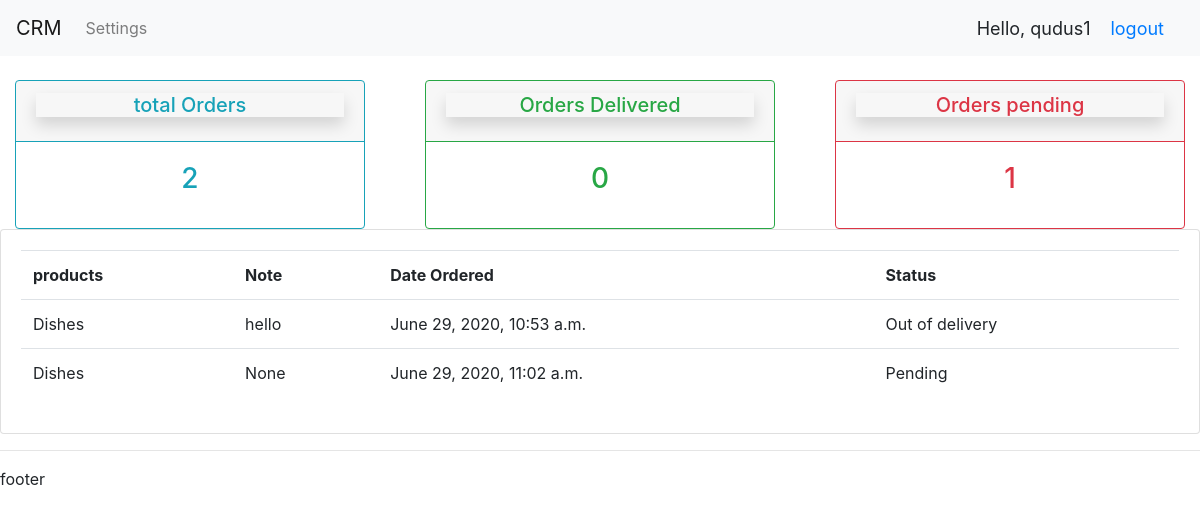
Screenshot of /user/ (signed in) with the database file from the repository.
### accounts/models.py (models this page shows, shortened)
class Order(models.Model):
    STATUS= (
        ('Pending', 'pending'),
        ('Out of delivery','Out of delivery'),
        ('Delivered','Delivered')
        )
    Customer = models.ForeignKey(Customer, null=True, on_delete=models.SET_NULL)
    Product = models.ForeignKey(Product, null=True, on_delete=models.SET_NULL)
    date_created = models.DateTimeField(auto_now_add=True, null=True)
    status = models.CharField(max_length=200, null=True, choices=STATUS)
    note = models.CharField(max_length=1000, null=True)

class Product(models.Model):
    CATEGOTY=(
        ('Indoor', 'Indoor'),
        ('Out Door', 'Out Door')
    )
    name = models.CharField(max_length= 200, null=True)
    price = models.FloatField(null=True)
    category = models.CharField(max_length= 200, null=True, choices=CATEGOTY)
    description = models.CharField(max_length= 200, null=True, blank=True)
    date_created = models.DateTimeField(auto_now_add=True, null=True)
    tags = models.ManyToManyField(Tags)
    def  __str__(self):
        return self.name

### accounts/decorators.py (the view)
        def wrapper_func(request, *args, **kwargs):
            group = None
            if request.user.groups.exists():
                group = request.user.groups.all()[0].name
            if group in allowed_roles:
                return view_func(request, *args, **kwargs)
            else:
                return HttpResponse(' you are not authorized to view this page ')

### accounts/views.py (called while the page is built)
@login_required(login_url='login')
@allowed_user(allowed_roles =['customer'])
def userPage(request):
    orders =request.user.customer.order_set.all()
    total_orders = orders.count()
    delivered = orders.filter(status='Delivered').count()
    pending = orders.filter(status='Pending').count()
    context={
       'orders':orders,
       'total_orders':total_orders,
        'delivered':delivered,
        'pending': pending,
    }
    return render(request, 'accounts/user.html', context)

### accounts/templates/accounts/user.html
{% extends 'accounts/base.html' %}
{% block content%}
{% include 'accounts/status.html' %}
<div class="row">
    <div class="col">
        <div class="card card-body">
            <table class="table">
                <tr>
                    <th>products</th>
                    <th>Note</th>
                    <th>Date Ordered</th>
                    <th>Status</th>
                </tr>
                {% for order in orders %}
                <tr>
                    <td>{{order.Product}}</td>
                    <td>{{order.note}}</td>
                    <td>{{order.date_created}}</td>
                    <td>{{order.status}}</td>
                </tr>
                {%endfor%}
            </table>
        </div>
    </div>
</div>
{% endblock%}

### accounts/templates/accounts/nav.html (shortened to what this page needs)
<nav class="navbar navbar-expand-lg navbar-light bg-light">
    <a class="navbar-brand" href="{% url 'home' %}">CRM</a>
    <div class="collapse navbar-collapse" id="navbarNav">
      <ul class="navbar-nav">
        {% if request.user.is_staff %}
        <li class="nav-item active">
          <a class="nav-link" href="{% url 'home' %}">Dashboard</a>
        </li>
        <li class="nav-item">
          <a class="nav-link" href="{% url 'product' %}">Products</a>
        </li>
        {% else %}
        <li class="nav-item">
          <a class="nav-link" href="{% url 'account' %}">Settings</a>
        </li>
        {% endif %}
      </ul>
    </div>
    <Span class="hello-mg">Hello, {{request.user}} </Span>
    <span class="hello-mg"><a  href="{%url 'logout' %}">logout</a></span>
  </nav>

### accounts/templates/accounts/nav.html (style rules this page uses)
.hello-mg { font-size: 18px; margin-right: 20px; }

### rows the page displays
Order: Product "Dishes", note "hello", date_created "June 29, 2020, 10:53 a.m.", status "Out of delivery"
Order: Product "Dishes", note "None", date_created "June 29, 2020, 11:02 a.m.", status "Pending"

### other values shown
{{ request.user }} "qudus1"
{{ total_orders }} "2"
{{ delivered }} "0"
{{ pending }} "1"
